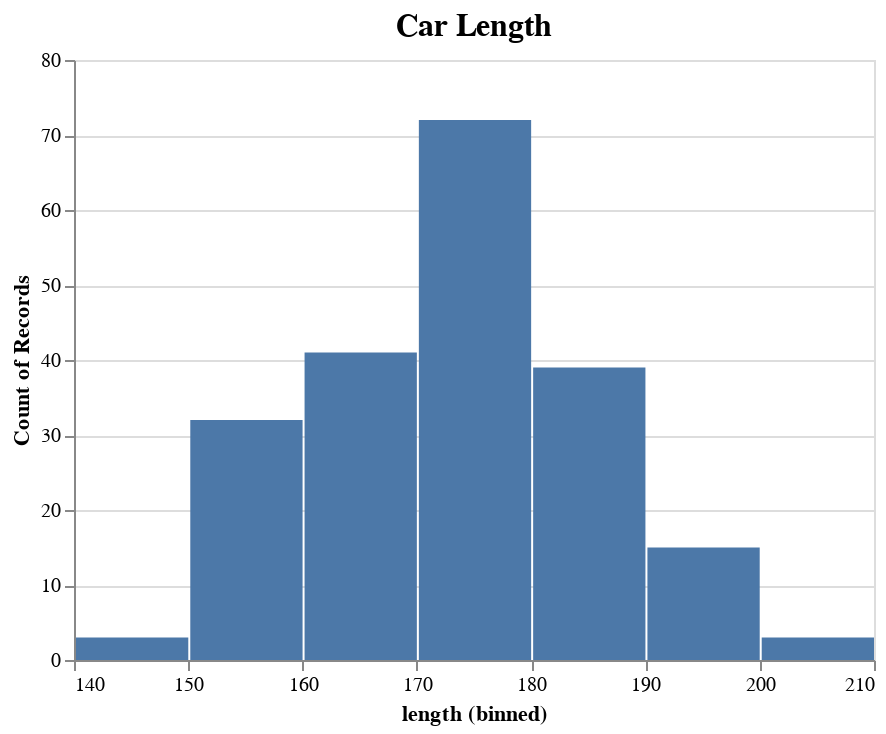

The cell this chart's notebook holds for it:
### Markdown cell above
Including the `bin` parameter

### Code cell
# Including the bin parameter
alt.Chart(dimens).mark_bar().encode(
    alt.X("length:Q", bin=True),
    y='count()',
).properties(
    title={"text":"Car Length", "fontSize":16}    
)

### Figure 1 — Vega-Lite specification as saved in the notebook (floating-point values rounded to 4 significant figures; data arrays with more than 128 entries replaced by an {"elided": "..."} marker saying what was removed)
{"config": {"view": {"continuousWidth": 400, "continuousHeight": 300}}, "data": {"name": "data-9967e5fca02e73f8fd2d34e56e0501b9"}, "mark": "bar", "encoding": {"x": {"bin": true, "field": "length", "type": "quantitative"}, "y": {"aggregate": "count", "type": "quantitative"}}, "title": {"text": "Car Length", "fontSize": 16}, "$schema": "https://vega.github.io/schema/vega-lite/v4.17.0.json", "datasets": {"data-9967e5fca02e73f8fd2d34e56e0501b9": {"elided": "205 records"}}}
